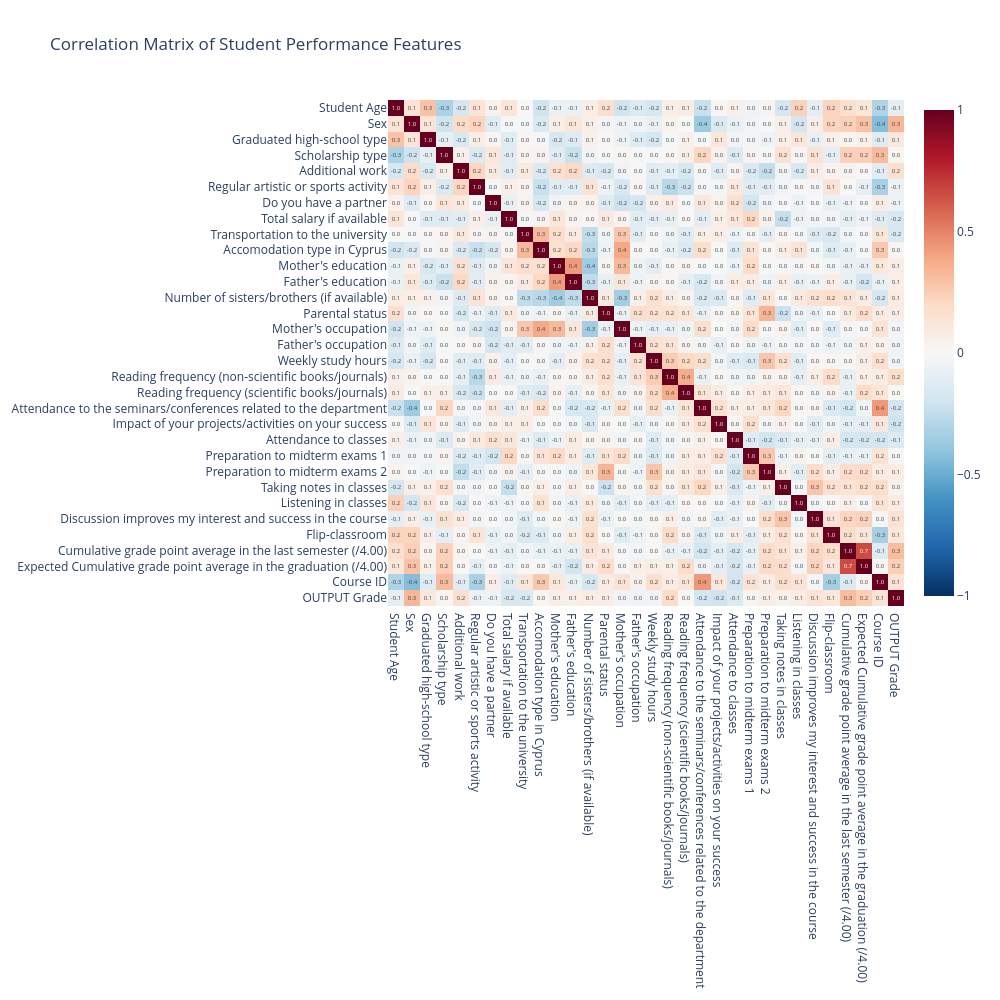

Notebook cell for this chart:
### Markdown cell above
### Defining Research Questions

To help clearly define our research questions, we can firstly develop a correlation matrix to understand the relationships among features. This will give us insight on potential relationships among features and aid in modeling decisions.

### Code cell
import plotly.express as px  # Interactive visualizations

# Calculate the correlation matrix
corr_matrix = hesp_df_raw.corr()

# Create the heatmap using Plotly
fig = px.imshow(corr_matrix,
                text_auto=".1f",
                aspect="auto",
                color_continuous_scale='RdBu_r',
                zmin=-1, zmax=1,
                title='Correlation Matrix of Student Performance Features')

# Update layout for better readability
fig.update_layout(width=1000, height=1000)

fig.show()

### Figure 1 — Plotly figure (JSON) as saved in the notebook; plotly's stock layout.template omitted (floating-point values rounded to 4 significant figures; data arrays with more than 128 entries replaced by an {"elided": "..."} marker saying what was removed)
{"data": [{"coloraxis": "coloraxis", "hovertemplate": "x: %{x}<br>y: %{y}<br>color: %{z}<extra></extra>", "name": "0", "texttemplate": "%{z:.1f}", "type": "heatmap", "x": ["Student Age", "Sex", "Graduated high-school type", "Scholarship type", "Additional work", "Regular artistic or sports activity", "Do you have a partner", "Total salary if available", "Transportation to the university", "Accomodation type in Cyprus", "Mother's education", "Father's education", "Number of sisters/brothers (if available)", "Parental status", "Mother's occupation", "Father's occupation", "Weekly study hours", "Reading frequency (non-scientific books/journals)", "Reading frequency (scientific books/journals)", "Attendance to the seminars/conferences related to the department", "Impact of your projects/activities on your success", "Attendance to classes", "Preparation to midterm exams 1", "Preparation to midterm exams 2", "Taking notes in classes", "Listening in classes", "Discussion improves my interest and success in the course", "Flip-classroom", "Cumulative grade point average in the last semester (/4.00)", "Expected Cumulative grade point average in the graduation (/4.00)", "Course ID", "OUTPUT Grade"], "xaxis": "x", "y": ["Student Age", "Sex", "Graduated high-school type", "Scholarship type", "Additional work", "Regular artistic or sports activity", "Do you have a partner", "Total salary if available", "Transportation to the university", "Accomodation type in Cyprus", "Mother's education", "Father's education", "Number of sisters/brothers (if available)", "Parental status", "Mother's occupation", "Father's occupation", "Weekly study hours", "Reading frequency (non-scientific books/journals)", "Reading frequency (scientific books/journals)", "Attendance to the seminars/conferences related to the department", "Impact of your projects/activities on your success", "Attendance to classes", "Preparation to midterm exams 1", "Preparation to midterm exams 2", "Taking notes in classes", "Listening in classes", "Discussion improves my interest and success in the course", "Flip-classroom", "Cumulative grade point average in the last semester (/4.00)", "Expected Cumulative grade point average in the graduation (/4.00)", "Course ID", "OUTPUT Grade"], "yaxis": "y", "z": {"elided": "32x32 float values"}}], "layout": {"coloraxis": {"cmax": 1, "cmin": -1, "colorscale": [[0, "rgb(5,48,97)"], [0.1, "rgb(33,102,172)"], [0.2, "rgb(67,147,195)"], [0.3, "rgb(146,197,222)"], [0.4, "rgb(209,229,240)"], [0.5, "rgb(247,247,247)"], [0.6, "rgb(253,219,199)"], [0.7, "rgb(244,165,130)"], [0.8, "rgb(214,96,77)"], [0.9, "rgb(178,24,43)"], [1, "rgb(103,0,31)"]]}, "height": 1000, "title": {"text": "Correlation Matrix of Student Performance Features"}, "width": 1000, "xaxis": {"anchor": "y", "domain": [0, 1]}, "yaxis": {"anchor": "x", "autorange": "reversed", "domain": [0, 1]}}}
